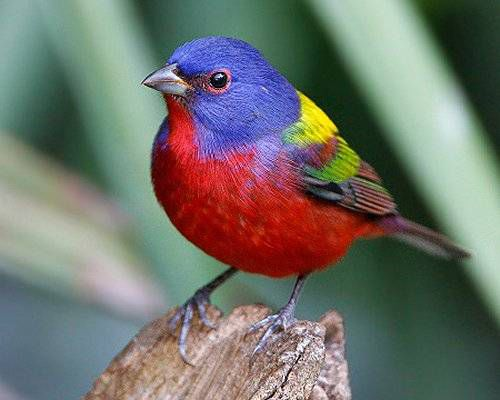
#> input picture lab1/images/lab1.png, 500 x 400 px
$ python lab1.py
#> lines starting #> are read from the running program, lines starting #| are printed output that depends on the picture; after the words box and inside, x2 and y2 are one past the last pixel; in counts of white or black regions, pixels touching at a corner belong together
from pathlib import Path

import numpy as np
from PIL import Image


INPUT_IMAGE_PATH = Path(__file__).parent / "images" / "lab1.png"
OUTPUT_DIR = Path(__file__).parent / "images"

# Параметры для передискретизации
M = 3
N = 2


def load_rgb_image(path):
    image = Image.open(path).convert("RGB")
#> image is the input picture: PIL image 500x400 RGB; mean R, G, B 112.3, 114.5, 107.1
    return np.array(image, dtype=np.uint8)


def save_rgb_image(path, array):
    """Сохранить RGB."""
    Image.fromarray(array.astype(np.uint8), mode="RGB").save(path)


def save_grayscale_image(path, array):
    """Сохранить grayscale."""
    Image.fromarray(array.astype(np.uint8), mode="L").save(path)


def rgb_to_hsi(rgb):
    """RGB -> HSI."""
    rgb_norm = rgb.astype(np.float64) / 255.0
    r = rgb_norm[:, :, 0]
    g = rgb_norm[:, :, 1]
    b = rgb_norm[:, :, 2]

    intensity = (r + g + b) / 3.0

    min_rgb = np.minimum(np.minimum(r, g), b)
    sum_rgb = r + g + b
    saturation = np.zeros_like(intensity)
    nonzero = sum_rgb > 1e-12
#> nonzero: shape (400, 500) bool; every value is 1
    saturation[nonzero] = 1.0 - (3.0 * min_rgb[nonzero] / sum_rgb[nonzero])

    numerator = 0.5 * ((r - g) + (r - b))
    denominator = np.sqrt((r - g) ** 2 + (r - b) * (g - b))
    denominator = np.where(denominator < 1e-12, 1e-12, denominator)
    theta = np.arccos(np.clip(numerator / denominator, -1.0, 1.0))

    hue = np.where(b <= g, theta, 2.0 * np.pi - theta)
    hue = hue / (2.0 * np.pi)

    return hue, saturation, intensity


def hsi_to_rgb(h, s, i):
    """HSI -> RGB."""
    h_rad = (h % 1.0) * 2.0 * np.pi
    r = np.zeros_like(i)
    g = np.zeros_like(i)
    b = np.zeros_like(i)

    # Сектор 1: 0 <= H < 2*pi/3
    mask1 = (h_rad >= 0.0) & (h_rad < 2.0 * np.pi / 3.0)
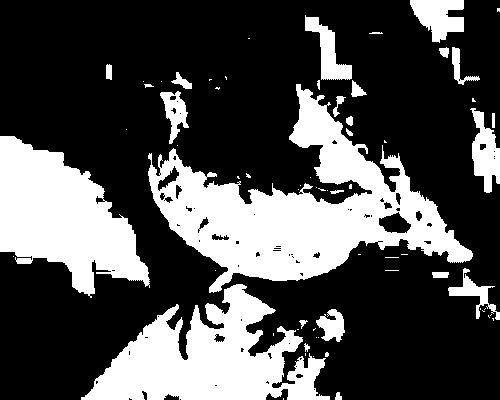
#> mask1: shape (400, 500) bool; 30.6% white; 67 white regions (41 under 20 px), largest, box (x1, y1, x2, y2) and area: (148, 84, 473, 293) 24731, (81, 284, 330, 400) 14980, (0, 136, 150, 298) 13734
    h1 = h_rad[mask1]
    b[mask1] = i[mask1] * (1.0 - s[mask1])
    r[mask1] = i[mask1] * (
        1.0 + s[mask1] * np.cos(h1) / np.cos(np.pi / 3.0 - h1 + 1e-12)
    )
    g[mask1] = 3.0 * i[mask1] - (r[mask1] + b[mask1])

    # Сектор 2: 2*pi/3 <= H < 4*pi/3
    mask2 = (h_rad >= 2.0 * np.pi / 3.0) & (h_rad < 4.0 * np.pi / 3.0)
#> mask2: shape (400, 500) bool; 60.2% white; 51 black regions (34 under 20 px), largest, box (x1, y1, x2, y2) and area: (0, 64, 473, 400) 73477, (410, 0, 464, 43) 1500, (470, 108, 500, 193) 1429
    h2 = h_rad[mask2] - 2.0 * np.pi / 3.0
    r[mask2] = i[mask2] * (1.0 - s[mask2])
    g[mask2] = i[mask2] * (
        1.0 + s[mask2] * np.cos(h2) / np.cos(np.pi / 3.0 - h2 + 1e-12)
    )
    b[mask2] = 3.0 * i[mask2] - (r[mask2] + g[mask2])

    # Сектор 3: 4*pi/3 <= H < 2*pi
    mask3 = ~ (mask1 | mask2)
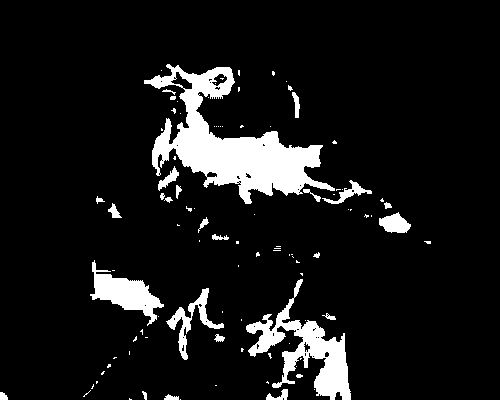
#> mask3: shape (400, 500) bool; 9.2% white; 99 white regions (72 under 20 px), largest, box (x1, y1, x2, y2) and area: (144, 64, 335, 204) 9365, (246, 279, 351, 400) 3973, (90, 260, 164, 326) 1844
    h3 = h_rad[mask3] - 4.0 * np.pi / 3.0
#> h3 = 18436 values, max 2.09 at index 5847, min 0 at index 15, mean 1.26
    g[mask3] = i[mask3] * (1.0 - s[mask3])
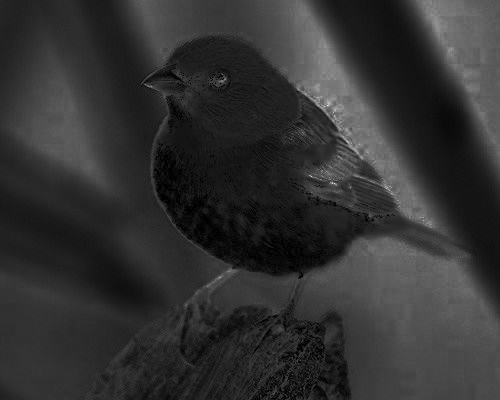
#> g: shape (400, 500) float64; min -3.43e-12, max 2.95, mean 0.584; drawn with min black and max white
    b[mask3] = i[mask3] * (
        1.0 + s[mask3] * np.cos(h3) / np.cos(np.pi / 3.0 - h3 + 1e-12)
    )
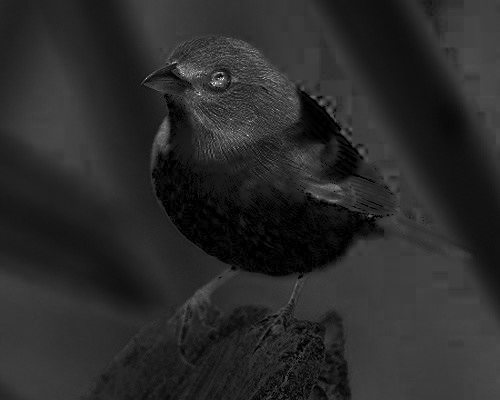
#> b: shape (400, 500) float64; min -3.4e-12, max 2.96, mean 0.493; drawn with min black and max white
    r[mask3] = 3.0 * i[mask3] - (g[mask3] + b[mask3])
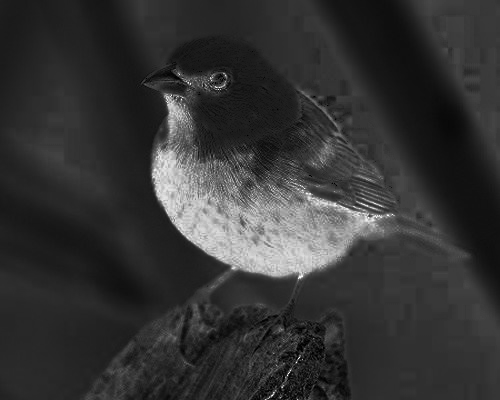
#> r: shape (400, 500) float64; min -3.41e-12, max 2.97, mean 0.614; drawn with min black and max white

    rgb = np.stack([r, g, b], axis=2)
    rgb = np.clip(rgb, 0.0, 1.0)
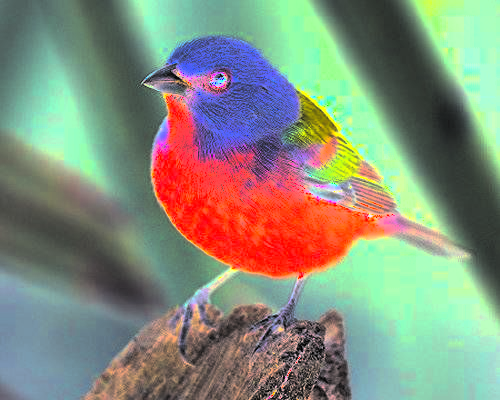
#> rgb: shape (400, 500, 3) float64; mean of channels 0, 1, 2 0.529, 0.559, 0.491; drawn as R, G, B
    return (rgb * 255.0).round().astype(np.uint8)


def resize_nearest_one_pass(image, m, n):
#> called with m = 3, n = 1
    src_h, src_w = image.shape[:2]
#> src_h = 400; src_w = 500
    dst_h = max(1, (src_h * m) // n)
#> dst_h = 1200
    dst_w = max(1, (src_w * m) // n)
#> dst_w = 1500

    y_idx = (np.arange(dst_h) * n) // m
#> y_idx = 1200 values from 0 to 399
    x_idx = (np.arange(dst_w) * n) // m
#> x_idx = 1500 values from 0 to 499
    y_idx = np.clip(y_idx, 0, src_h - 1)
    x_idx = np.clip(x_idx, 0, src_w - 1)
    return image[y_idx[:, None], x_idx[None, :]]
#> returned value: shape (1200, 1500, 3)


def stretch_by_m(image, m):
    return resize_nearest_one_pass(image, m=m, n=1)


def compress_by_n(image, n):
    return resize_nearest_one_pass(image, m=1, n=n)
#> call 2 of resize_nearest_one_pass, with m = 1, n = 2
#> in resize_nearest_one_pass (call 2), `return image[y_idx[:, None], x_idx[None, :]]`:
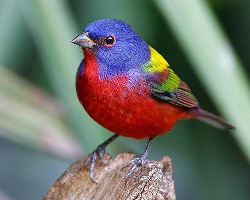
#> returned value: shape (200, 250, 3); mean of channels 0, 1, 2 112.4, 114.5, 107.3; drawn as R, G, B


def main():
    OUTPUT_DIR.mkdir(parents=True, exist_ok=True)
    rgb = load_rgb_image(INPUT_IMAGE_PATH)

    # 1.1 Компоненты RGB
    red = np.zeros_like(rgb)
    red[:, :, 0] = rgb[:, :, 0]
    green = np.zeros_like(rgb)
    green[:, :, 1] = rgb[:, :, 1]
    blue = np.zeros_like(rgb)
    blue[:, :, 2] = rgb[:, :, 2]

    save_rgb_image(OUTPUT_DIR / "01_rgb_red_component.png", red)
    save_rgb_image(OUTPUT_DIR / "02_rgb_green_component.png", green)
    save_rgb_image(OUTPUT_DIR / "03_rgb_blue_component.png", blue)

    # 1.2 Яркостная компонента HSI
    h, s, intensity = rgb_to_hsi(rgb)
    intensity_img = np.clip(intensity * 255.0, 0, 255).round().astype(np.uint8)
    save_grayscale_image(OUTPUT_DIR / "04_hsi_intensity_component.png", intensity_img)

    # 1.3 Инверсия яркостной компоненты исходного изображения (в HSI)
    inv_i = 1.0 - intensity
    inverted_intensity_rgb = hsi_to_rgb(h, s, inv_i)
    save_rgb_image(OUTPUT_DIR / "05_hsi_inverted_intensity_rgb.png", inverted_intensity_rgb)

    # 2.1 Растяжение (интерполяция) в M раз
    stretched = stretch_by_m(rgb, M)
    save_rgb_image(OUTPUT_DIR / f"06_resample_stretch_x{M}.png", stretched)

    # 2.2 Сжатие (децимация) в N раз
    compressed = compress_by_n(rgb, N)
    save_rgb_image(OUTPUT_DIR / f"07_resample_compress_div{N}.png", compressed)

    # 2.3 Передискретизация в два прохода: сначала растяжение на M, затем сжатие на N
    two_pass = compress_by_n(stretched, N)
    save_rgb_image(
        OUTPUT_DIR / f"08_resample_two_pass_k_{M}_over_{N}.png",
        two_pass,
    )

    # 2.4 Однопроходная рациональная передискретизация K=M/N
    one_pass = resize_nearest_one_pass(rgb, M, N)
    save_rgb_image(
        OUTPUT_DIR / f"09_resample_one_pass_k_{M}_over_{N}.png",
        one_pass,
    )

if __name__ == "__main__":
    main()
